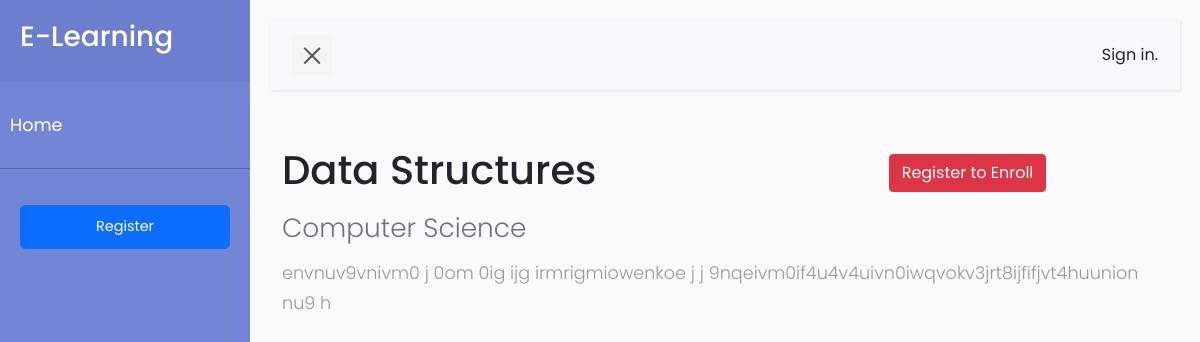
The app's page /unit/details/data-structures/, older data.
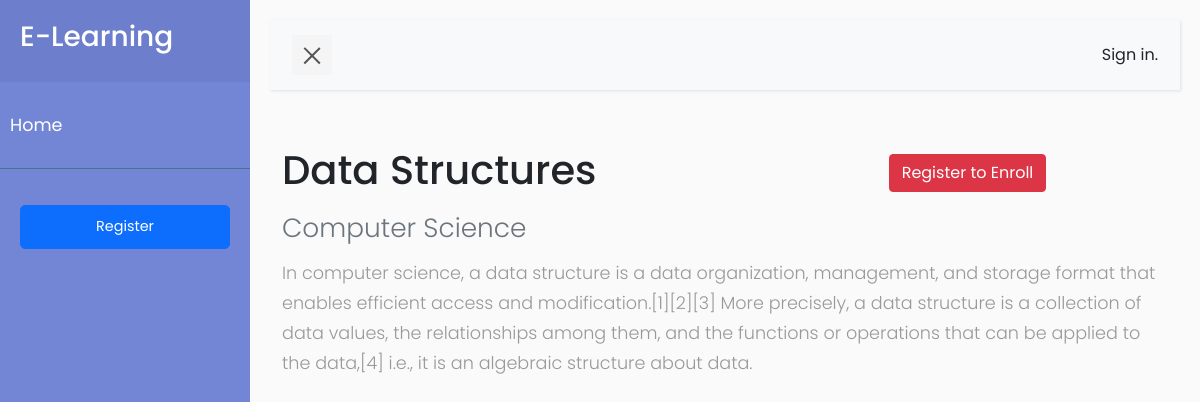
The same page, newer data.
### courses/models.py (models this page shows, shortened)
class Unit(models.Model):
    course = models.ForeignKey(Course, related_name='course', on_delete=models.CASCADE)
    year = models.ForeignKey(Semester, related_name='semester_units', on_delete=models.CASCADE)
    title = models.CharField(max_length=200)
    owner = models.ForeignKey(User, related_name='units_created', on_delete=models.CASCADE)
    slug = models.SlugField(unique=True)
    overview = models.TextField()
    created = models.DateTimeField(auto_now_add=True)
    students = models.ManyToManyField(User, related_name='course_joined', blank=True)  # enroll students to UNIT
    class Meta:
        ordering = ['-created']

class Course(models.Model):
    programme = models.ForeignKey(Programme, related_name='course_programme', on_delete=models.CASCADE)
    department = models.ForeignKey(Departments, related_name='department', on_delete=models.CASCADE)
    courses = models.CharField(max_length=200)
    slug = models.SlugField(unique=True)
    overview = models.TextField()
    def __str__(self):
        return self.courses

### courses/views.py (the view)
# urls.py: path('unit/details/<slug>/',views.UnitDetailView.as_view(), name='unit_detail_view'),
class UnitDetailView(DetailView):
    model = Unit
    template_name = 'courses/list/unit_detail.html'  # path to template
    def get_context_data(self, **kwargs):
        context = super().get_context_data(**kwargs)
        context['enroll_form'] = UnitEnrollForm(initial={'unit': self.object})  # Enroll form provided with initial data
        '''item = self.get_object()
        if item.students.get(username=self.request.user):
            context['user_enrolled'] = False
        else:
            context['user_enrolled'] = False'''
        return context

### courses/templates/courses/list/unit_detail.html (shortened to what this page needs)
{% extends 'base.html' %}
{% block content %}
    <div class="container">
        <div class="row">
            <div class="col-md-8">
                <p><h1>{{ object.title }}</h1></p>
                <h4><p class="card-subtitle mb-2 text-muted">{{ object.course}}</p></h4>
            </div>
            <div class="col-md-4">
                <br>
                {% if request.user.is_authenticated %}
                        <form action="{% url 'student_enroll_unit' %}" method="post">
                            {{ enroll_form }}
                            {% csrf_token %}
                            <input type="submit" class="btn btn-success" value="Enroll now">
                         </form>
                {% else %}
                    <a href="{% url 'student_registration' %}" class="btn btn-danger">
                        Register to Enroll
                    </a>
                {% endif %}
            </div>
        </div>
        {{ object.overview|linebreaks }}
    </div>
{% endblock %}

Row changes from the older to the newer data that the page shows:
changed Unit "Data Structures": overview "envnuv9vnivm0 j 0om 0ig ijg irmrigmiowenkoe j j 9nqeivm0if4u4v4uivn0iwqvokv3jrt8ijfifjvt4huunion nu9 h" → "In computer science, a data structure is a data organization, management, and storage format that enables efficient access and modification.[1][2][3] More precisely, a data structure is a collection of data values, the relationships among them, and the functions or operations that can be applied to the data,[4] i.e., it is an algebraic structure about data."
